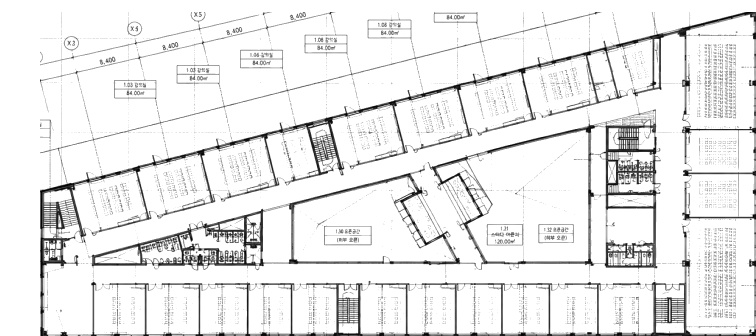
#> input picture backend/data/floor-ai-1f.png, 1512 x 672 px (shown at 1/2 size)
$ python -i extract-walls.py   (imports and definitions only)
#> lines starting #> are read from the running program, lines starting #| are printed output that depends on the picture; after the words box and inside, x2 and y2 are one past the last pixel; in counts of white or black regions, pixels touching at a corner belong together
#> further down, picture is the input picture: shape (672, 1512, 3); min 0, max 255, mean 234.7
#!/usr/bin/env python3
"""
도면 사진에서 **벽을 뽑는다.**

## 왜 필요한가

관제 지도를 기울여 놓기만 하면 «기울인 종이» 로 보인다. 건물의 한 층으로
읽히려면 벽이 서 있어야 하는데, 우리가 가진 것은 점과 선으로 된 그래프
(복도의 연결 관계)와 비트맵 한 장뿐이다. 그래프에는 방의 외곽선이 없다.

그래서 사진에서 직접 뽑는다. 이 도면은 사진이 아니라 **선화** 다 —
검은 바탕에 흰 선. 대비가 극단적이라 직선 검출이 잘 듣는다.

## 방법

    이진화        밝은 것만 남긴다 (선 = 흰색)
    허프 변환     직선 조각을 찾는다
    글자 제거     로고·설명 문구가 있는 위쪽 띠를 버린다
    각도 정렬     거의 수평/수직인 것은 딱 맞춰 준다 — 벽은 삐뚤지 않다
    병합          같은 직선 위의 조각을 잇는다

## 한계를 알고 쓴다

높이는 모른다. 도면에 층고가 없으니 **모든 벽을 같은 높이**로 세운다.
문과 창도 구분 못 한다. 이건 «실측 3D» 가 아니라 **평면도를 세운 것**이고,
관제에서 필요한 것도 딱 그만큼이다 — 방의 경계가 보이고 사람이 어느 방
안에 있는지 읽히면 된다.

사용:
    python scripts/extract-walls.py --plan cocone-6f --api http://127.0.0.1:8080
"""

import argparse
import base64
import json
import math
import pathlib
import urllib.request

import cv2
import numpy as np

# 이보다 짧은 조각은 글자 획이거나 잡음이다
MIN_LEN = 26
# 이 각도 안쪽이면 수평/수직으로 딱 맞춘다. 벽은 0.5도씩 기울지 않는다.
SNAP_DEG = 4.0
# 같은 직선으로 볼 때의 허용 오차
MERGE_GAP = 14.0
MERGE_OFF = 3.5
# 로고·설명 문구가 있는 위쪽 띠 (0~1)
TEXT_BAND = 0.22
# 글자를 걸러내는 문턱.
#
# 위쪽 띠만 지워도 도면 **가운데 인쇄된 방 이름**(OFFICE, NORTH STREET …)은
# 그대로 남는다. 그 획들이 짧은 선분으로 잡혀 벽으로 서면, 방 한가운데
# 허공에 벽 조각이 떠 있는 꼴이 된다.
#
# 글자와 벽은 **모양이 다르다** — 글자는 작은 덩어리, 벽은 길고 얇은 구조.
# 그래서 이진화한 뒤 «가로도 세로도 이보다 작은 덩어리» 를 통째로 지운다.
# 획 하나가 아니라 글자 하나가 사라지므로 남은 조각이 생기지 않는다.
GLYPH_MAX_PX = 30


# [141 lines left out: functions fetch_image, snap, merge, drop_glyphs, extract, clean_floor, not called in this run]


# 방으로 인정할 최소·최대 넓이 (전체 대비 비율)
ROOM_MIN_AREA = 0.0009
ROOM_MAX_AREA = 0.30
# 문틈을 메우는 정도. 벽 사이가 이만큼 벌어져 있어도 한 방으로 닫는다.
DOOR_CLOSE_PX = 5


def extract_rooms(img):
    """
    **빈 공간을 채워서** 방을 찾는다.

    선분을 이어 붙여 닫힌 다각형을 조립하는 방법도 있지만, 그건 선이 하나만
    끊겨도 방 둘이 하나로 새어 버린다. 실제 도면에는 문틈이 늘 있어서 거의
    반드시 샌다.

    그래서 반대로 한다 — 선을 벽으로 두고 **남은 빈 공간을 잇는다.** 벽으로
    둘러싸인 영역은 자기들끼리만 이어지므로, 이어진 덩어리 하나가 곧 방
    하나다. 문틈은 벽을 살짝 부풀려 미리 막는다.

    바깥 여백도 하나의 큰 덩어리로 잡히는데, 그건 넓이로 걸러 낸다.
    """
    g = cv2.cvtColor(img, cv2.COLOR_BGR2GRAY)
    if g.mean() > 127:
        g = 255 - g
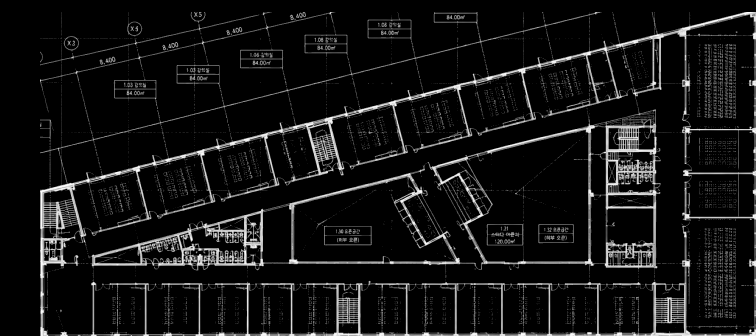
#> g: shape (672, 1512) (shown at 1/2 size); min 0, max 255, mean 20.3
    h, w = g.shape
#> h = 672; w = 1512
    g[: int(h * TEXT_BAND), :] = 0          # 로고·문구는 벽이 아니다
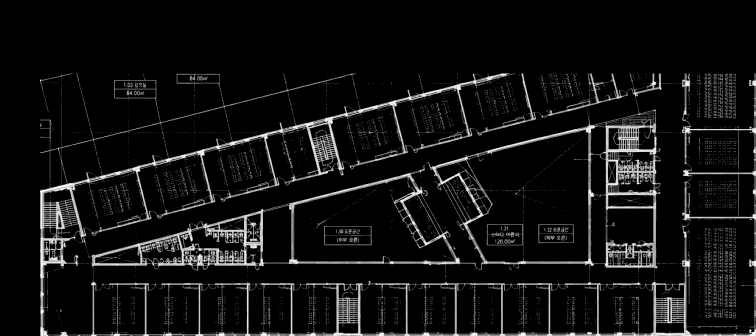
#> g: shape (672, 1512) (shown at 1/2 size); 2.1% of pixels changed, all inside (x1, y1, x2, y2) = (80, 24, 1512, 147)

    _, walls = cv2.threshold(g, 110, 255, cv2.THRESH_BINARY)
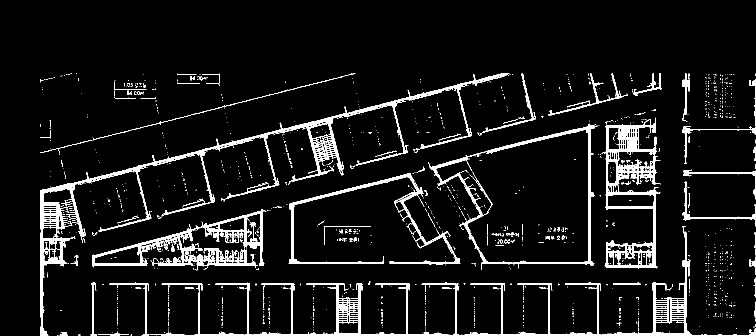
#> walls: shape (672, 1512) (shown at 1/2 size); 7.2% white; 1344 white regions (1249 under 20 px), largest, box (x1, y1, x2, y2) and area: (80, 147, 1019, 672) 17165, (299, 452, 1512, 672) 13476, (1203, 235, 1321, 538) 9123
    # 문틈 메우기 — 안 막으면 방 둘이 복도를 통해 하나로 이어진다
    k = np.ones((DOOR_CLOSE_PX, DOOR_CLOSE_PX), np.uint8)
    walls = cv2.dilate(walls, k, iterations=1)
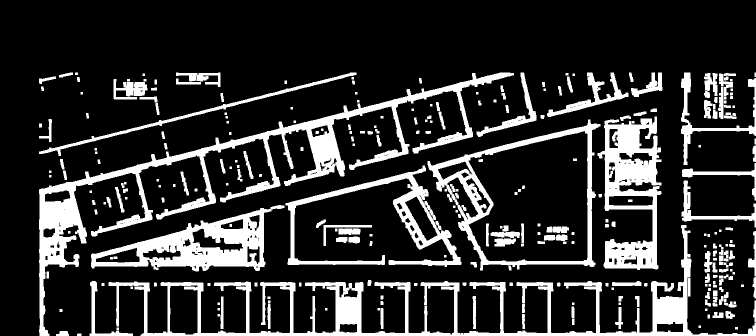
#> walls: shape (672, 1512) (shown at 1/2 size); 18.5% white; 291 white regions, largest, box (x1, y1, x2, y2) and area: (78, 145, 1028, 672) 40476, (217, 450, 1512, 672) 34931, (1195, 233, 1323, 540) 19359

    free = cv2.bitwise_not(walls)
    n, labels, stats, cent = cv2.connectedComponentsWithStats(free, connectivity=4)
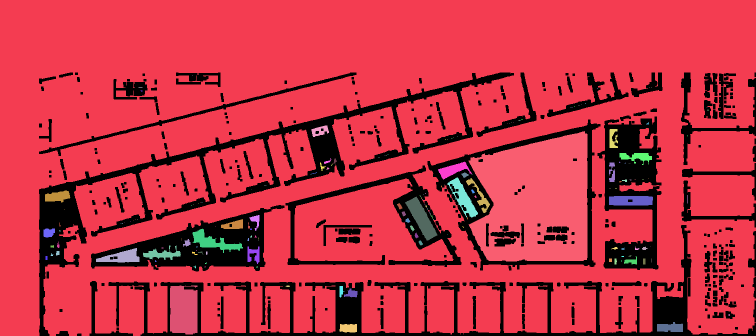
#> labels: shape (672, 1512) int32 (shown at 1/2 size); 173 distinct labels, from 0 to 172; one colour per label, 0 black
#> n = 173; stats = 173 rows, first 6: [78, 145, 1434, 527, 187756], [0, 0, 1512, 672, 756297], [385, 151, 1, 1, 1], [1302, 174, 1, 1, 1], [277, 175, 8, 1, 8], [1299, 175, 1, 1, 1]; cent = 173 pairs, first value 92.5 to 1458, second value 151 to 656

    total = h * w
#> total = 1016064
    rooms = []
    for i in range(1, n):
        area = stats[i, cv2.CC_STAT_AREA]
        if area < total * ROOM_MIN_AREA or area > total * ROOM_MAX_AREA:
            continue
        x, y, bw_, bh = (stats[i, cv2.CC_STAT_LEFT], stats[i, cv2.CC_STAT_TOP],
                         stats[i, cv2.CC_STAT_WIDTH], stats[i, cv2.CC_STAT_HEIGHT])
        # 화면 가장자리에 붙은 덩어리는 바깥 여백이다
        if x <= 1 or y <= 1 or x + bw_ >= w - 1 or y + bh >= h - 1:
            continue
        mask = (labels == i).astype(np.uint8) * 255
        cnts, _ = cv2.findContours(mask, cv2.RETR_EXTERNAL, cv2.CHAIN_APPROX_SIMPLE)
        if not cnts:
            continue
        c = max(cnts, key=cv2.contourArea)
        # 꼭짓점을 줄인다 — 화면에 그릴 때 점이 수백 개면 느리고, 방은 원래 각졌다
        approx = cv2.approxPolyDP(c, 2.5, True).reshape(-1, 2)
        if len(approx) < 3:
            continue
        rooms.append({
            "points": [[int(px), int(py)] for px, py in approx],
            "area": int(area),
            "cx": round(float(cent[i][0]), 1),
            "cy": round(float(cent[i][1]), 1),
        })
#> this loop made 172 passes
#> area on passes 1, 25, 26: 756297, 452, 439
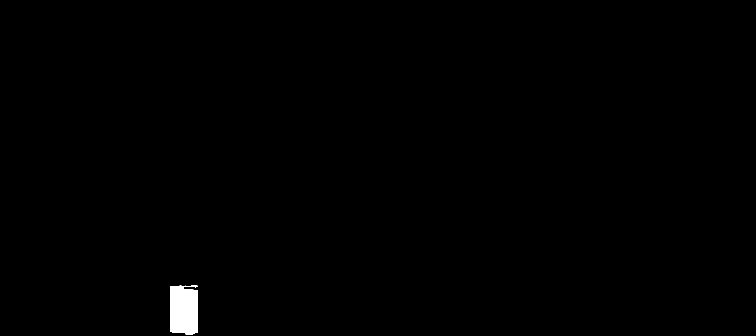
#> mask: shape (672, 1512) (shown at 1/2 size); 0.5% white; 1 white region, box (x1, y1, x2, y2) and area: (340, 571, 395, 669) 5041
#> after the loop, rooms = 9 items
    rooms.sort(key=lambda r: -r["area"])
    return rooms


# [84 lines left out: function extract_footprint, not called in this run]


# 걸을 수 있는 칸 지도의 해상도. 도면 폭을 이 수로 나눈다.
# 너무 촘촘하면 파일이 커지고, 너무 성기면 문틈이 막힌다.
GRID_W = 220


# [287 lines left out: functions annotated_corridor, bridge_gaps, walkable_grid, main, not called in this run]


# [2 lines not run here, left out]

>>> import cv2
>>> picture = cv2.imread('../backend/data/floor-ai-1f.png')
>>> result = extract_rooms(picture)
#> result = 9 items
